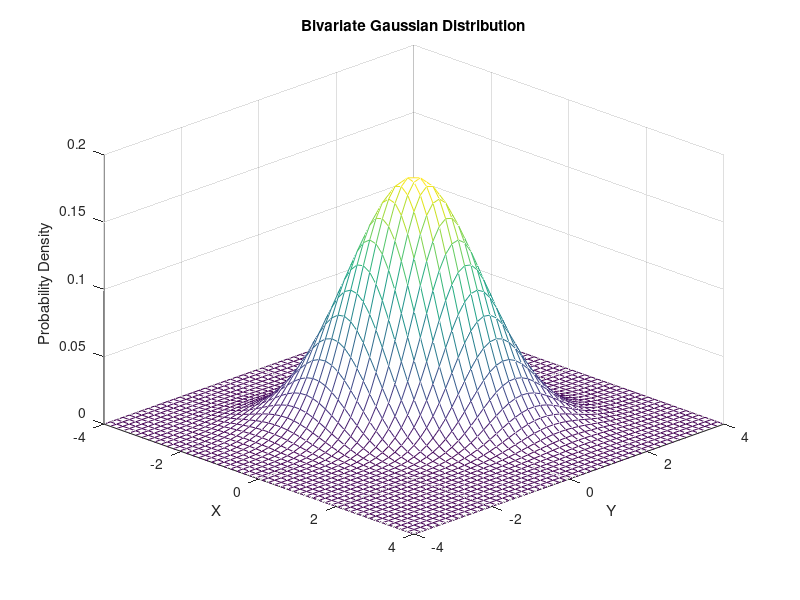

Reproduce this figure in MATLAB.
clc;
clear all;
close all;

% Define the mean vector and covariance matrix
mean_vector = [0, 0];
covariance_matrix = [1, 0.5; 0.5, 1];

% Generate a range of values for x and y
x = linspace(-4, 4, 50);
y = linspace(-4, 4, 50);
[X, Y] = meshgrid(x, y);

% Calculate the probability density function (PDF)
Z = mvnpdf([X(:) Y(:)], mean_vector, covariance_matrix);
Z = reshape(Z, size(X));

% Plot the PDF as a 3D mesh
figure;
mesh(X, Y, Z);
xlabel('X');
ylabel('Y');
zlabel('Probability Density');
title('Bivariate Gaussian Distribution');
view(45, 30); % Adjust the viewing angle